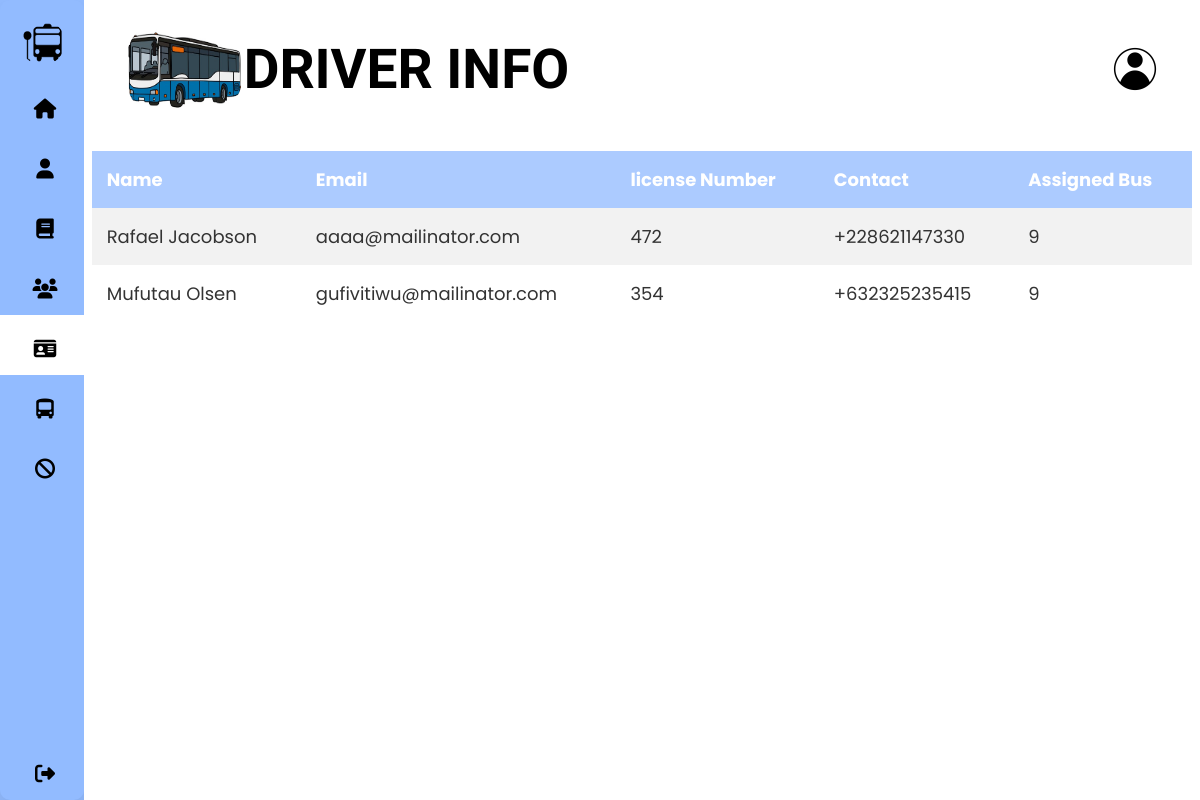
The app's page /admin/Drivers.php (signed in), older data.
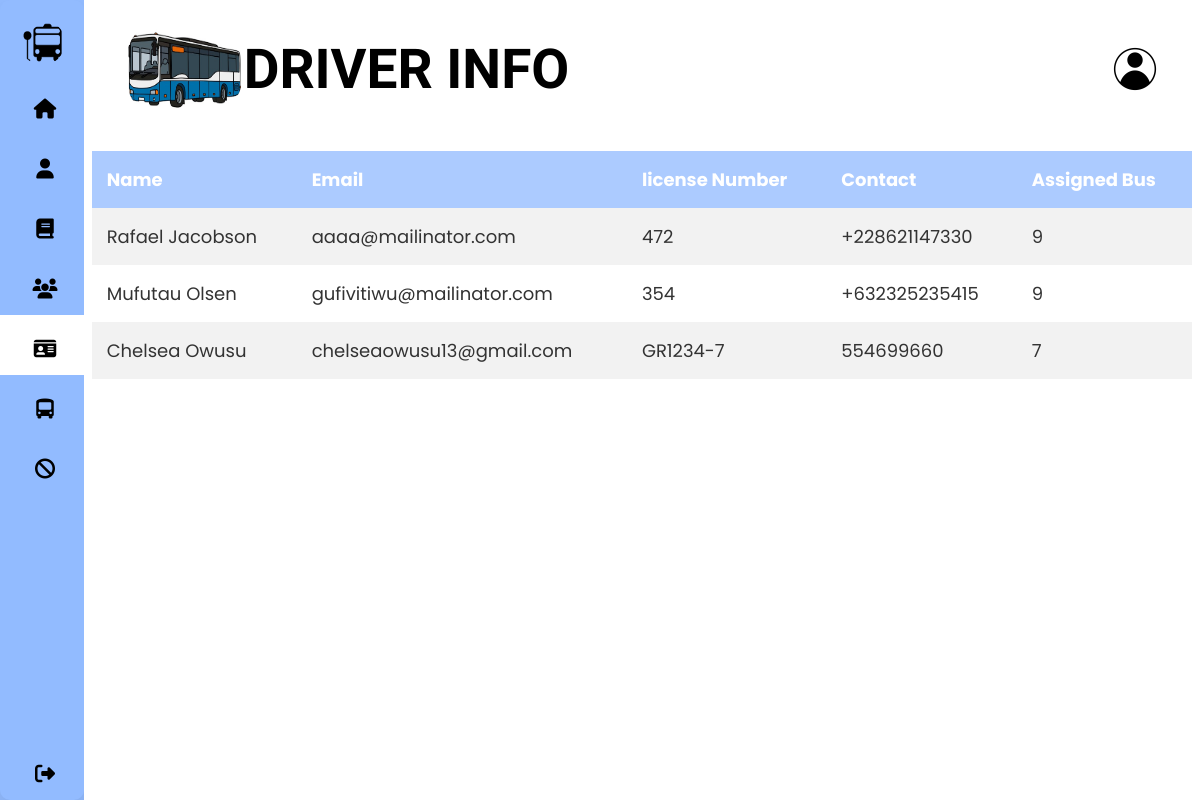
The same page, newer data.
### tables this page shows
CREATE TABLE `people` (
  `pid` int(11) NOT NULL,
  `role_id` int(11) NOT NULL,
  `fname` varchar(25) NOT NULL,
  `lname` varchar(25) NOT NULL,
  `dob` date NOT NULL,
  `email` varchar(255) NOT NULL,
  `telnumber` varchar(255) NOT NULL,
  `gender` int(11) NOT NULL,
  `passwrd` varchar(255) NOT NULL,
  `bio` varchar(255) DEFAULT NULL
);

CREATE TABLE `driver` (
  `pid` int(11) NOT NULL,
  `bid` int(11) DEFAULT NULL,
  `licenseNumber` varchar(25) NOT NULL
);

### action/getDrivers.php (the view, shortened to what this page needs)
<?php
include_once '../settings/connection.php';
$sql = "SELECT CONCAT(fname,' ', lname) AS fullname, email, telnumber, Driver.licenseNumber, Driver.bid
            FROM People
            JOIN Driver ON Driver.pid = People.pid
            WHERE People.pid IN (SELECT pid FROM Driver)";
$result = $conn->query($sql);
if ($result->num_rows > 0) {
    while ($row = $result->fetch_assoc()) {
        echo "<tr>";
        echo "<td>" . $row["fullname"] . "</td>";
        echo "<td>" . $row["email"] . "</td>";
        echo "<td>" . $row["licenseNumber"] . "</td>";
        echo "<td>" . $row["telnumber"] . "</td>";
        echo "<td>" . $row["bid"] . "</td>";
        echo "</tr>";
    }
} else {
    echo "<tr><td colspan='5'>No buses found</td></tr>";
}

### admin/Drivers.php (shortened to what this page needs)
<!DOCTYPE html>
<html lang="en">
<head>
    <link rel="stylesheet" href="../css/Profile.css">
    <link rel="stylesheet" href="../css/Dashboard.css">
    <link rel="stylesheet" href="https://cdnjs.cloudflare.com/ajax/libs/font-awesome/6.4.0/css/all.min.css" />
</head>
<body>
        <nav>
            <ul>
                <li>
                    <a href="../admin/SuperAdminDashboard.php" class="logo">
                        <img src="../images/Bus.png" alt="">
                        <span class="nav-item">BusBoss</span>
                    </a>
                </li>
                <li >
                    <a href="../admin/SuperAdminDashboard.php">
                        <i class="fas fa-home"></i>
                    </a>
                </li>
                <li  >
                    <a href="../admin/SuperAdminProfile.php">
                        <i class="fas fa-user"></i>
                    </a>
                </li>
                <li >
                    <a href="../admin/bookings.php">
                        <i class="fas fa-book"></i>
                    </a>
                </li>
                <li >
                    <a href="../admin/People.php">
                        <i class="fas fa-users"></i>
                    </a>
                </li>
                <li class="active">
                    <a href="../admin/Drivers.php">
                        <i class="fas fa-id-card"></i>
                    </a>
                </li>
                <li >
                    <a href="../admin/Buses.php">
                        <i class="fas fa-bus-alt"></i>
                    </a>
                </li>
                <li >
                    <a href="../admin/Busstop.php">
                        <i class="fas fa-ban"></i>
                    </a>
                </li>
                <li>
                    <a href="../Login/logout.php" class="logout">
                        <i class="fas fa-sign-out-alt"></i>
                    </a>
                </li>
            </ul>
        </nav>
        <div class="main">
            <div class="firstbar">
                <div class="head-title">
                    <h2><img src="../images/bus10.jpg" alt="bus" style=" width:120px;height:120px">DRIVER INFO</h2>
                </div>
                <div class="user">
                    <img src="../images/defaultprofile3.png" alt="">
                </div>
            </div>
            <div class="table-container">
                <table>
                    <thead>
                        <tr>
                            <th>Name</th>
                            <th>Email</th>
                            <th>license Number</th>
                            <th>Contact</th>
                            <th>Assigned Bus</th>
                        </tr>
                    </thead>
                    <tbody>
                    <?php
                    include("../action/getDrivers.php");
                    ?>
                        </tbody>
                    </table>
            </div>
        </div>
</body>
</html>

### css/Profile.css (style rules this page uses)
* { margin: 0; padding: 0; outline: none; border: none; text-decoration: none; box-sizing: border-box; font-family: "Poppins", sans-serif; }
body { background-color:#92bbff; display: flex; justify-content: space-between; width: 100; }
nav li:hover, .active { background: #fff; }
nav { position: relative; top: 0; bottom: 0; height: 100vh; left: 0; background: #92bbff; width: 90px; overflow: hidden; box-shadow: 0 20px 35px rgba(0, 0, 0, 0.1); border-radius: 10px; }
.logo { text-align: center; display: flex; margin: 10px 0 0 10px; }
.logo img { width: 45px; height: 45px; border-radius: 50%; }
.logo span { font-weight: bold; padding-left: 15px; font-size: 18px; text-transform: uppercase; }
a { position: relative; color: black; font-size: 14px; display: table; width: 280px; padding: 10px; }
nav .fas { position: relative; width: 70px; height: 40px; top: 14px; font-size: 20px; text-align: center; }
.nav-item { position: relative; top: 12px; margin-left: 10px; color: black; }
.logout { position: absolute; bottom: 0; }
.main { position: relative; background: #f7f2eb; width: 100%; padding: 0.5rem; }
.firstbar img { width: 50px; height: 50px; cursor: pointer; border-radius: 50%; }
.firstbar { display: flex; justify-content: space-between; align-items: center; flex-wrap: wrap; background: #fff; padding:0.5px 2rem; margin-bottom: 1rem; border-radius: 10px; }
.firstbar .head-title h2 { display: flex; align-items: center; }
h2 { font-size: 55px; color: black; font-family: 'PT Sans', sans-serif; }
.user { display: flex; align-items: center; gap: 1rem; }

### css/Dashboard.css (style rules this page uses)
* { margin: 0; padding: 0; outline: none; border: none; text-decoration: none; box-sizing: border-box; font-family: "Poppins", sans-serif; }
body { display: flex; background-repeat: no-repeat; background-size: cover; justify-content: space-between; width: 100; background-color:#92bbff; }
nav li:hover, .active { background: #fff; }
nav { position: relative; top: 0; bottom: 0; height: 100vh; left: 0; background: #92bbff; width: 90px; overflow: hidden; box-shadow: 0 20px 35px rgba(0, 0, 0, 0.1); border-radius: 10px; }
.logo { text-align: center; display: flex; margin: 10px 0 0 10px; }
.logo img { width: 45px; height: 45px; border-radius: 50%; }
.logo span { font-weight: bold; padding-left: 15px; font-size: 18px; text-transform: uppercase; }
a { position: relative; color: black; font-size: 14px; display: table; width: 280px; padding: 10px; }
nav .fas { position: relative; width: 70px; height: 40px; top: 14px; font-size: 20px; text-align: center; }
.nav-item { position: relative; top: 12px; margin-left: 10px; color: black; }
.logout { position: absolute; bottom: 0; }
.main { position: relative; background: #fff; width: 100%; padding: 0.5rem; }
.firstbar img { width: 50px; height: 50px; cursor: pointer; border-radius: 50%; }
.firstbar { display: flex; justify-content: space-between; align-items: center; flex-wrap: wrap; background: #fff; padding:0.5px 2rem; margin-bottom: 1rem; border-radius: 10px; }
.firstbar .head-title h2 { display: flex; align-items: center; }
h2 { font-size: 55px; color: black; font-family: 'PT Sans', sans-serif; }
.user { display: flex; align-items: center; gap: 1rem; }
table { width: 100%; border-collapse: collapse; border-radius: 10%; padding: 3rem; }
thead { background:#accbff; color: #fff; font-size: 18px; }
th { padding: 15px; text-align: left; }
tbody { background: #f2f2f2; }
td { padding: 15px; font-size: 18px; color: #333; }
tr:nth-child(even) { background: #fff; }
.table-container { border-radius: 10px; margin-top: 2%; }

Row changes from the older to the newer data that the page shows:
added people: fullname "Chelsea Owusu", email "chelseaowusu13@gmail.com", driver.licenseNumber "GR1234-7", telnumber "554699660", driver.bid "7"
